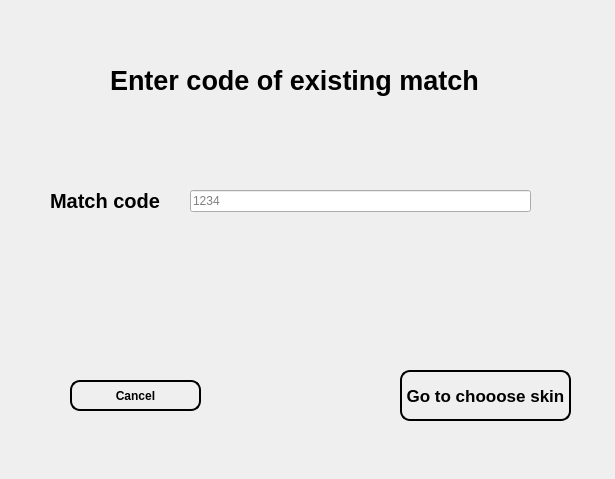
<?xml version="1.0" encoding="UTF-8"?>
<ui version="4.0">
 <class>JoinMatch</class>
 <widget class="QDialog" name="JoinMatch">
  <property name="geometry">
   <rect>
    <x>0</x>
    <y>0</y>
    <width>615</width>
    <height>479</height>
   </rect>
  </property>
  <property name="windowTitle">
   <string>Dialog</string>
  </property>
  <widget class="QPushButton" name="choose_skin">
   <property name="geometry">
    <rect>
     <x>400</x>
     <y>370</y>
     <width>171</width>
     <height>51</height>
    </rect>
   </property>
   <property name="font">
    <font>
     <pointsize>13</pointsize>
     <bold>true</bold>
    </font>
   </property>
   <property name="styleSheet">
    <string notr="true">QPushButton {
    background-color: transparent;
    border: 2px solid black; /* Optional: Adjust the border properties */
	border-radius: 10px;
    color: black; /* Set the text color */
	font-weight: bold;
}

QPushButton:hover {
    background-color: gray; /* Change to the desired background color for hover */
    border: 2px solid black; /* Optional: Adjust the border properties */
	border-radius: 10px;
    color: black; /* Set the text color */
	font-weight: bold;
}</string>
   </property>
   <property name="text">
    <string>Go to chooose skin</string>
   </property>
  </widget>
  <widget class="QPushButton" name="cancel">
   <property name="geometry">
    <rect>
     <x>70</x>
     <y>380</y>
     <width>131</width>
     <height>31</height>
    </rect>
   </property>
   <property name="styleSheet">
    <string notr="true">QPushButton {
    background-color: transparent;
    border: 2px solid black; /* Optional: Adjust the border properties */
	border-radius: 10px;
    color: black; /* Set the text color */
	font-weight: bold;
}

QPushButton:hover {
    background-color: gray; /* Change to the desired background color for hover */
    border: 2px solid black; /* Optional: Adjust the border properties */
	border-radius: 10px;
    color: black; /* Set the text color */
	font-weight: bold;
}</string>
   </property>
   <property name="text">
    <string>Cancel</string>
   </property>
  </widget>
  <widget class="QLabel" name="main_title">
   <property name="geometry">
    <rect>
     <x>110</x>
     <y>30</y>
     <width>421</width>
     <height>101</height>
    </rect>
   </property>
   <property name="font">
    <font>
     <pointsize>20</pointsize>
     <bold>true</bold>
    </font>
   </property>
   <property name="text">
    <string>Enter code of existing match</string>
   </property>
  </widget>
  <widget class="QLabel" name="match_name">
   <property name="geometry">
    <rect>
     <x>50</x>
     <y>190</y>
     <width>131</width>
     <height>21</height>
    </rect>
   </property>
   <property name="font">
    <font>
     <pointsize>15</pointsize>
     <bold>true</bold>
    </font>
   </property>
   <property name="text">
    <string>Match code</string>
   </property>
  </widget>
  <widget class="QLineEdit" name="match_code_input">
   <property name="geometry">
    <rect>
     <x>190</x>
     <y>190</y>
     <width>341</width>
     <height>22</height>
    </rect>
   </property>
   <property name="placeholderText">
    <string>1234</string>
   </property>
  </widget>
  <widget class="QLabel" name="background">
   <property name="geometry">
    <rect>
     <x>-60</x>
     <y>-10</y>
     <width>731</width>
     <height>501</height>
    </rect>
   </property>
   <property name="text">
    <string/>
   </property>
   <property name="pixmap">
    <pixmap resource="assets.qrc">:/background_40-min.png</pixmap>
   </property>
   <property name="scaledContents">
    <bool>true</bool>
   </property>
  </widget>
  <zorder>background</zorder>
  <zorder>choose_skin</zorder>
  <zorder>cancel</zorder>
  <zorder>main_title</zorder>
  <zorder>match_name</zorder>
  <zorder>match_code_input</zorder>
 </widget>
 <resources>
  <include location="assets.qrc"/>
 </resources>
 <connections/>
</ui>
